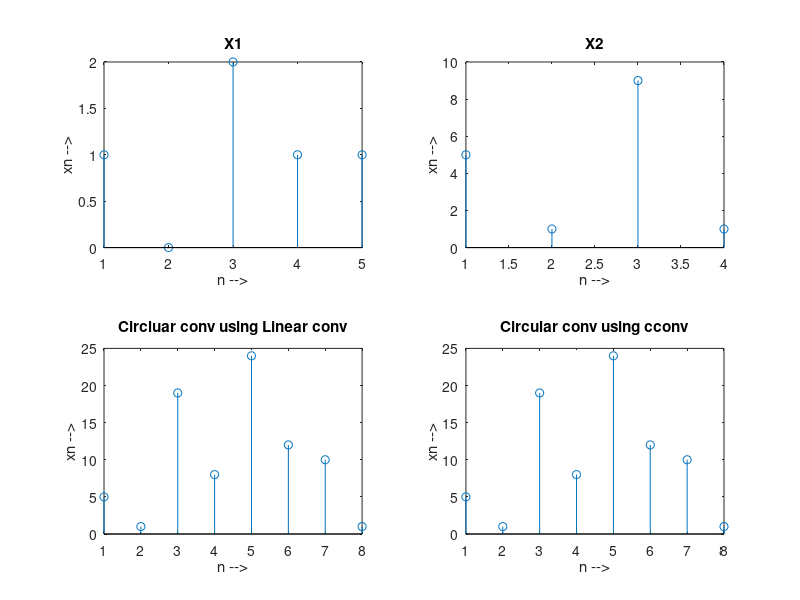

MATLAB code to generate this figure:
%circular conv using linear conv
clc
clear all;

x1 = [1 0 2 1 1]
x2 = [5 1 9 1]

n = length(x1) + length(x2) - 1
N = max(length(x1),length(x2))

X1 = [x1, zeros(1, n - length(x1))]
X2 = [x2, zeros(1, n - length(x2))]

Y = zeros(1,n)
for i=1:n
    for j=1:i
        Y(i) = Y(i) + X1(j)*X2(i-j+1)
    end
end
Z = zeros(size(Y))
for i = 1:n
    if i<=N
        Z(i) = Z(i) + Y(i)
    else
        Z(i-N) = Z(i-N) + Y(i)
    end
end

subplot(2,2,1)
stem(x1)
xlabel('n -->')
ylabel('xn -->')
title('X1')

subplot(2,2,2)
stem(x2)
xlabel('n -->')
ylabel('xn -->')
title('X2')

subplot(2,2,3)
stem(Y)
xlabel('n -->')
ylabel('xn -->')
title('Circluar conv using Linear conv')

circonv = cconv(x1,x2,N)
subplot(2,2,4)
stem(Y)
xlabel('n -->')
ylabel('xn -->')
title('Circular conv using cconv')